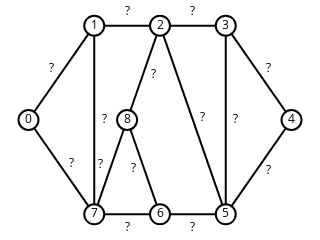
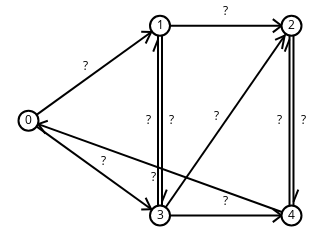

Here is the notebook cell these charts were saved with, in order:
### Markdown cell above
Depois, precisamos usar os argumentos `nlab` e `elab` para indicar que queremos exibi-los. Esses argumentos são `False` por padrão.

### Code cell
sn.show_graph(ug, nlab=True, elab=True)
sn.show_graph(dg, nlab=True, elab=True)

### Figure 1 — Plotly figure (JSON) as saved in the notebook; plotly's stock layout.template omitted (floating-point values rounded to 4 significant figures)
{"data": [{"hoverinfo": "none", "line": {"color": "rgb(0, 0, 0)", "width": 2}, "mode": "lines", "x": [0, 0.25, null, 0, 0.25, null, 0.25, 0.5, null, 0.25, 0.25, null, 0.5, 0.375, null, 0.5, 0.75, null, 0.5, 0.75, null, 0.75, 1, null, 0.75, 0.75, null, 1, 0.75, null, 0.75, 0.5, null, 0.5, 0.375, null, 0.5, 0.25, null, 0.25, 0.375, null], "y": [0.5, 1, null, 0.5, 0, null, 1, 1, null, 1, 0, null, 1, 0.5, null, 1, 1, null, 1, 0, null, 1, 0.5, null, 1, 0, null, 0.5, 0, null, 0, 0, null, 0, 0.5, null, 0, 0, null, 0, 0.5, null]}, {"hoverinfo": "none", "marker": {"color": "rgb(255, 255, 255)", "line": {"color": "rgb(0, 0, 0)", "width": 2}, "size": 20}, "mode": "markers+text", "text": ["0", "1", "2", "3", "4", "5", "6", "7", "8"], "textfont": {"color": "rgb(0, 0, 0)"}, "textposition": "middle center", "x": [0, 0.25, 0.5, 0.75, 1, 0.75, 0.5, 0.25, 0.375], "y": [0.5, 1, 1, 1, 0.5, 0, 0, 0, 0.5]}, {"hoverinfo": "none", "mode": "text", "text": ["?", "?", "?", "?", "?", "?", "?", "?", "?", "?", "?", "?", "?", "?"], "textfont": {"color": "rgb(0, 0, 0)"}, "textposition": "middle center", "x": [0.08835, 0.1616, 0.375, 0.2879, 0.4751, 0.625, 0.6626, 0.9116, 0.7879, 0.9116, 0.625, 0.3999, 0.375, 0.2749], "y": [0.7683, 0.2683, 1.072, 0.5, 0.7406, 1.072, 0.5094, 0.7683, 0.5, 0.2317, -0.07246, 0.2406, -0.07246, 0.2594]}], "layout": {"height": 180, "margin": {"b": 0, "l": 0, "r": 0, "t": 0}, "showlegend": false, "width": 320, "xaxis": {"showgrid": false, "showticklabels": false, "zeroline": false}, "yaxis": {"showgrid": false, "showticklabels": false, "zeroline": false}}}

### Figure 2 — Plotly figure (JSON) as saved in the notebook; plotly's stock layout.template omitted (floating-point values rounded to 4 significant figures)
{"data": [{"hoverinfo": "none", "line": {"color": "rgb(0, 0, 0)", "width": 2}, "mode": "lines", "x": [0, 0.5, null, 0.4664, 0.4454, null, 0.4664, 0.4286, null, 0, 0.5, null, 0.4664, 0.4286, null, 0.4664, 0.4454, null, 0.5, 1, null, 0.9621, 0.9289, null, 0.9621, 0.9289, null, 0.5076, 0.5076, null, 0.5076, 0.5257, null, 1.008, 1.008, null, 1.008, 1.026, null, 0.4924, 0.4924, null, 0.4924, 0.4743, null, 0.5, 1, null, 0.9738, 0.964, null, 0.9738, 0.9377, null, 0.5, 1, null, 0.9621, 0.9289, null, 0.9621, 0.9289, null, 1, 0, null, 0.03665, 0.0734, null, 0.03665, 0.06422, null, 0.9924, 0.9924, null, 0.9924, 0.9743, null], "y": [0.5, 1, null, 0.9664, 0.9062, null, 0.9664, 0.9678, null, 0.5, 0, null, 0.03357, 0.03224, null, 0.03357, 0.09382, null, 1, 1, null, 1, 0.9653, null, 1, 1.035, null, 1, 0, null, 0.07246, 0.1361, null, 1, 0, null, 0.07246, 0.1361, null, 0, 1, null, 0.9275, 0.8639, null, 0, 1, null, 0.9476, 0.8777, null, 0.9476, 0.9257, null, 0, 0, null, 0, -0.03474, null, 0, 0.03474, null, 0, 0.5, null, 0.4817, 0.4992, null, 0.4817, 0.432, null, 0, 1, null, 0.9275, 0.8639, null]}, {"hoverinfo": "none", "marker": {"color": "rgb(255, 255, 255)", "line": {"color": "rgb(0, 0, 0)", "width": 2}, "size": 20}, "mode": "markers+text", "text": ["0", "1", "2", "3", "4"], "textfont": {"color": "rgb(0, 0, 0)"}, "textposition": "middle center", "x": [0, 0.5, 1, 0.5, 1], "y": [0.5, 1, 1, 0, 0]}, {"hoverinfo": "none", "mode": "text", "text": ["?", "?", "?", "?", "?", "?", "?", "?", "?", "?"], "textfont": {"color": "rgb(0, 0, 0)"}, "textposition": "middle center", "x": [0.2164, 0.2836, 0.75, 0.5455, 1.045, 0.4545, 0.7134, 0.75, 0.4738, 0.9545], "y": [0.7836, 0.2836, 1.072, 0.5, 0.5, 0.5, 0.5183, 0.07246, 0.1976, 0.5]}], "layout": {"height": 180, "margin": {"b": 0, "l": 0, "r": 0, "t": 0}, "showlegend": false, "width": 320, "xaxis": {"showgrid": false, "showticklabels": false, "zeroline": false}, "yaxis": {"showgrid": false, "showticklabels": false, "zeroline": false}}}
